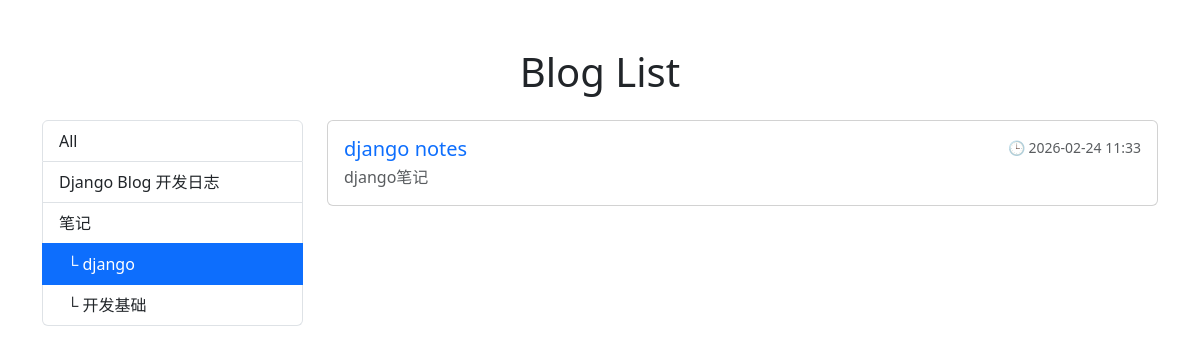
The app's page /posts/category/3/ with its own data.
### posts/models.py (models this page shows, shortened)
class Category(models.Model):
    name = models.CharField(max_length=100)
    slug = models.SlugField(max_length=100, unique=True)
    parent = models.ForeignKey(
        "self",
        null=True, blank=True,
        related_name="children",
        on_delete=models.CASCADE,
    )
    class Meta:
        verbose_name_plural = "Categories"

class Post(models.Model):
    STATUS_CHOICES = [("draft", "Draft"), ("published", "Published")]
    title = models.CharField(max_length=100)
    content = models.TextField()
    description = models.CharField(max_length=200)
    category = models.ForeignKey(
        Category, null=True, blank=True,
        related_name="posts",
        on_delete=models.SET_NULL
    )
    status = models.CharField(max_length=10, choices=STATUS_CHOICES, default="draft")
    published_at = models.DateTimeField(null=True, blank=True)
    created_at = models.DateTimeField(auto_now_add=True)
    updated_at = models.DateTimeField(auto_now=True)

### posts/views.py (the view)
# urls.py: path("", PostListView.as_view(), name='post_list'),
class PostListView(ListView):
    model = Post
    template_name = "posts/post_list.html"
    paginate_by = 10
    def get_queryset(self):
        qs = Post.objects.filter(status="published").order_by("-published_at", "-created_at")
        slug = self.kwargs.get("category_slug")
        if slug:
            qs = qs.filter(category__slug=slug)
        return qs
    def get_context_data(self, **kwargs):
        ctx = super().get_context_data(**kwargs)
        ctx["categories"] = Category.objects.select_related("parent").all()
        ctx["active_category_slug"] = self.kwargs.get("category_slug")
        return ctx

### posts/templates/posts/post_list.html (shortened to what this page needs)
{% load static %}
<!DOCTYPE html>
<html lang="en">
<head>
    <link rel="stylesheet" href="{% static 'posts/bootstrap.min.css' %}">
</head>
<body>
<div class="container mt-5">
    <h1 class="text-center mb-4">Blog List</h1>
    <div class="row">
        <aside class="col-md-3">
            <div class="list-group">
                <a class="list-group-item {% if not active_category_slug %}active{% endif %}"
                   href="{% url 'post_list' %}">
                    All
                </a>
                {% for c in categories %}
                    {% if not c.parent %}
                        <a class="list-group-item {% if active_category_slug == c.slug %}active{% endif %}"
                           href="{% url 'post_list_by_category' c.slug %}">
                            {{ c.name }}
                        </a>
                        {% for child in c.children.all %}
                            <a class="list-group-item ps-4 {% if active_category_slug == child.slug %}active{% endif %}"
                               href="{% url 'post_list_by_category' child.slug %}">
                                └ {{ child.name }}
                            </a>
                        {% endfor %}
                    {% endif %}
                {% endfor %}
            </div>
        </aside>
        <main class="col-md-9">
            {% for post in object_list %}
                <div class="card mb-3">
                    <div class="card-body">
                        <div class="d-flex justify-content-between align-items-start mb-1">
                            <h5 class="card-title mb-0">
                                <a href="{% url 'post_detail' post.pk %}" class="text-decoration-none">
                                    {{ post.title }}
                                </a>
                            </h5>
                            <p class="text-muted small mb-0">
                                🕒 {{ post.created_at|date:"Y-m-d H:i" }}
                            </p>
                        </div>
                        <p class="card-text text-muted mb-0">
                            {{ post.description }}
                        </p>
                    </div>
                </div>
            {% empty %}
                <p class="text-center text-muted">No posts yet.</p>
            {% endfor %}
        </main>
    </div>
</div>
</body>
</html>

### records on screen
Category: name "Django Blog 开发日志"
Category: name "笔记"
Category: name "django"
Category: name "开发基础"
Post: title "django notes", created_at "2026-02-24 11:33", description "django笔记"
